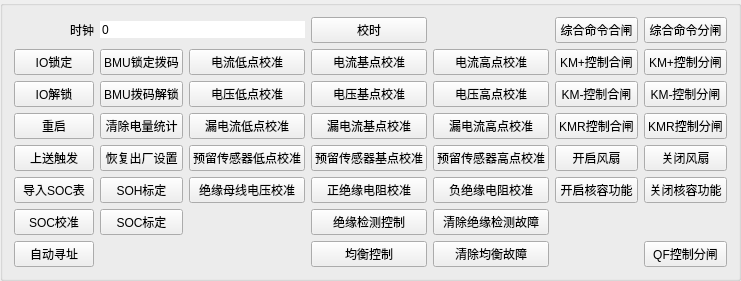
        <widget class="QGroupBox" name="groupBox">
         <property name="flat">
          <bool>true</bool>
         </property>
         <property name="checkable">
          <bool>false</bool>
         </property>
         <layout class="QGridLayout" name="gridLayout_3">
          <item row="0" column="1">
           <widget class="QLabel" name="label_1">
            <property name="layoutDirection">
             <enum>Qt::LeftToRight</enum>
            </property>
            <property name="frameShape">
             <enum>QFrame::NoFrame</enum>
            </property>
            <property name="frameShadow">
             <enum>QFrame::Plain</enum>
            </property>
            <property name="text">
             <string>时钟</string>
            </property>
            <property name="textFormat">
             <enum>Qt::PlainText</enum>
            </property>
            <property name="scaledContents">
             <bool>false</bool>
            </property>
            <property name="alignment">
             <set>Qt::AlignRight|Qt::AlignTrailing|Qt::AlignVCenter</set>
            </property>
           </widget>
          </item>
          <item row="0" column="4">
           <widget class="QPushButton" name="btnTimeAdj">
            <property name="sizePolicy">
             <sizepolicy hsizetype="Preferred" vsizetype="Fixed">
              <horstretch>0</horstretch>
              <verstretch>0</verstretch>
             </sizepolicy>
            </property>
            <property name="text">
             <string>校时</string>
            </property>
           </widget>
          </item>
          <item row="5" column="3">
           <widget class="QPushButton" name="btnRZeroAdj">
            <property name="sizePolicy">
             <sizepolicy hsizetype="Preferred" vsizetype="Fixed">
              <horstretch>0</horstretch>
              <verstretch>0</verstretch>
             </sizepolicy>
            </property>
            <property name="text">
             <string>预留传感器低点校准</string>
            </property>
           </widget>
          </item>
          <item row="3" column="3">
           <widget class="QPushButton" name="btnIleakZeroAdj">
            <property name="sizePolicy">
             <sizepolicy hsizetype="Preferred" vsizetype="Fixed">
              <horstretch>0</horstretch>
              <verstretch>0</verstretch>
             </sizepolicy>
            </property>
            <property name="text">
             <string>漏电流低点校准</string>
            </property>
           </widget>
          </item>
          <item row="7" column="5">
           <widget class="QPushButton" name="btnRClrErr">
            <property name="sizePolicy">
             <sizepolicy hsizetype="Preferred" vsizetype="Fixed">
              <horstretch>0</horstretch>
              <verstretch>0</verstretch>
             </sizepolicy>
            </property>
            <property name="text">
             <string>清除绝缘检测故障</string>
            </property>
           </widget>
          </item>
          <item row="1" column="3">
           <widget class="QPushButton" name="btnIZeroAdj">
            <property name="sizePolicy">
             <sizepolicy hsizetype="Preferred" vsizetype="Fixed">
              <horstretch>0</horstretch>
              <verstretch>0</verstretch>
             </sizepolicy>
            </property>
            <property name="text">
             <string>电流低点校准</string>
            </property>
           </widget>
          </item>
          <item row="1" column="7">
           <widget class="QPushButton" name="btnKMPOFF">
            <property name="sizePolicy">
             <sizepolicy hsizetype="Preferred" vsizetype="Fixed">
              <horstretch>0</horstretch>
              <verstretch>0</verstretch>
             </sizepolicy>
            </property>
            <property name="text">
             <string>KM+控制分闸</string>
            </property>
           </widget>
          </item>
          <item row="0" column="6">
           <widget class="QPushButton" name="btnAutoKMON">
            <property name="sizePolicy">
             <sizepolicy hsizetype="Preferred" vsizetype="Fixed">
              <horstretch>0</horstretch>
              <verstretch>0</verstretch>
             </sizepolicy>
            </property>
            <property name="text">
             <string>综合命令合闸</string>
            </property>
           </widget>
          </item>
          <item row="3" column="4">
           <widget class="QPushButton" name="btnIleakBaseAdj">
            <property name="sizePolicy">
             <sizepolicy hsizetype="Preferred" vsizetype="Fixed">
              <horstretch>0</horstretch>
              <verstretch>0</verstretch>
             </sizepolicy>
            </property>
            <property name="text">
             <string>漏电流基点校准</string>
            </property>
           </widget>
          </item>
          <item row="9" column="4">
           <widget class="QPushButton" name="btnBalance">
            <property name="sizePolicy">
             <sizepolicy hsizetype="Preferred" vsizetype="Fixed">
              <horstretch>0</horstretch>
              <verstretch>0</verstretch>
             </sizepolicy>
            </property>
            <property name="text">
             <string>均衡控制</string>
            </property>
           </widget>
          </item>
          <item row="3" column="6">
           <widget class="QPushButton" name="btnKMRON">
            <property name="sizePolicy">
             <sizepolicy hsizetype="Preferred" vsizetype="Fixed">
              <horstretch>0</horstretch>
              <verstretch>0</verstretch>
             </sizepolicy>
            </property>
            <property name="text">
             <string>KMR控制合闸</string>
            </property>
           </widget>
          </item>
          <item row="2" column="7">
           <widget class="QPushButton" name="btnKMNOFF">
            <property name="sizePolicy">
             <sizepolicy hsizetype="Preferred" vsizetype="Fixed">
              <horstretch>0</horstretch>
              <verstretch>0</verstretch>
             </sizepolicy>
            </property>
            <property name="text">
             <string>KM-控制分闸</string>
            </property>
           </widget>
          </item>
          <item row="5" column="2">
           <widget class="QPushButton" name="btnResetDef">
            <property name="sizePolicy">
             <sizepolicy hsizetype="Preferred" vsizetype="Fixed">
              <horstretch>0</horstretch>
              <verstretch>0</verstretch>
             </sizepolicy>
            </property>
            <property name="text">
             <string>恢复出厂设置</string>
            </property>
           </widget>
          </item>
          <item row="7" column="1">
           <widget class="QPushButton" name="btnAdjSOC">
            <property name="sizePolicy">
             <sizepolicy hsizetype="Preferred" vsizetype="Fixed">
              <horstretch>0</horstretch>
              <verstretch>0</verstretch>
             </sizepolicy>
            </property>
            <property name="text">
             <string>SOC校准</string>
            </property>
           </widget>
          </item>
          <item row="2" column="4">
           <widget class="QPushButton" name="btnUBaseAdj">
            <property name="sizePolicy">
             <sizepolicy hsizetype="Preferred" vsizetype="Fixed">
              <horstretch>0</horstretch>
              <verstretch>0</verstretch>
             </sizepolicy>
            </property>
            <property name="text">
             <string>电压基点校准</string>
            </property>
           </widget>
          </item>
          <item row="6" column="5">
           <widget class="QPushButton" name="btnRnAdj">
            <property name="sizePolicy">
             <sizepolicy hsizetype="Preferred" vsizetype="Fixed">
              <horstretch>0</horstretch>
              <verstretch>0</verstretch>
             </sizepolicy>
            </property>
            <property name="text">
             <string>负绝缘电阻校准</string>
            </property>
           </widget>
          </item>
          <item row="1" column="1">
           <widget class="QPushButton" name="btnIOlock">
            <property name="sizePolicy">
             <sizepolicy hsizetype="Preferred" vsizetype="Fixed">
              <horstretch>0</horstretch>
              <verstretch>0</verstretch>
             </sizepolicy>
            </property>
            <property name="text">
             <string>IO锁定</string>
            </property>
           </widget>
          </item>
          <item row="6" column="2">
           <widget class="QPushButton" name="btnSetSOH">
            <property name="sizePolicy">
             <sizepolicy hsizetype="Preferred" vsizetype="Fixed">
              <horstretch>0</horstretch>
              <verstretch>0</verstretch>
             </sizepolicy>
            </property>
            <property name="text">
             <string>SOH标定</string>
            </property>
           </widget>
          </item>
          <item row="1" column="2">
           <widget class="QPushButton" name="btnBMULock">
            <property name="sizePolicy">
             <sizepolicy hsizetype="Preferred" vsizetype="Fixed">
              <horstretch>0</horstretch>
              <verstretch>0</verstretch>
             </sizepolicy>
            </property>
            <property name="text">
             <string>BMU锁定拨码</string>
            </property>
           </widget>
          </item>
          <item row="6" column="3">
           <widget class="QPushButton" name="btnRUAdj">
            <property name="sizePolicy">
             <sizepolicy hsizetype="Preferred" vsizetype="Fixed">
              <horstretch>0</horstretch>
              <verstretch>0</verstretch>
             </sizepolicy>
            </property>
            <property name="text">
             <string>绝缘母线电压校准</string>
            </property>
           </widget>
          </item>
          <item row="2" column="6">
           <widget class="QPushButton" name="btnKMNON">
            <property name="sizePolicy">
             <sizepolicy hsizetype="Preferred" vsizetype="Fixed">
              <horstretch>0</horstretch>
              <verstretch>0</verstretch>
             </sizepolicy>
            </property>
            <property name="text">
             <string>KM-控制合闸</string>
            </property>
           </widget>
          </item>
          <item row="7" column="4">
           <widget class="QPushButton" name="btnRCtrl">
            <property name="sizePolicy">
             <sizepolicy hsizetype="Preferred" vsizetype="Fixed">
              <horstretch>0</horstretch>
              <verstretch>0</verstretch>
             </sizepolicy>
            </property>
            <property name="text">
             <string>绝缘检测控制</string>
            </property>
           </widget>
          </item>
          <item row="2" column="2">
           <widget class="QPushButton" name="btnBMUUnlock">
            <property name="sizePolicy">
             <sizepolicy hsizetype="Preferred" vsizetype="Fixed">
              <horstretch>0</horstretch>
              <verstretch>0</verstretch>
             </sizepolicy>
            </property>
            <property name="text">
             <string>BMU拨码解锁</string>
            </property>
           </widget>
          </item>
          <item row="5" column="1">
           <widget class="QPushButton" name="btnUploadTrig">
            <property name="sizePolicy">
             <sizepolicy hsizetype="Preferred" vsizetype="Fixed">
              <horstretch>0</horstretch>
              <verstretch>0</verstretch>
             </sizepolicy>
            </property>
            <property name="text">
             <string>上送触发</string>
            </property>
           </widget>
          </item>
          <item row="3" column="1">
           <widget class="QToolButton" name="btnReboot">
            <property name="sizePolicy">
             <sizepolicy hsizetype="Preferred" vsizetype="Preferred">
              <horstretch>0</horstretch>
              <verstretch>0</verstretch>
             </sizepolicy>
            </property>
            <property name="text">
             <string>重启</string>
            </property>
            <property name="popupMode">
             <enum>QToolButton::InstantPopup</enum>
            </property>
            <property name="toolButtonStyle">
             <enum>Qt::ToolButtonTextOnly</enum>
            </property>
           </widget>
          </item>
          <item row="1" column="6">
           <widget class="QPushButton" name="btnKMPON">
            <property name="sizePolicy">
             <sizepolicy hsizetype="Preferred" vsizetype="Fixed">
              <horstretch>0</horstretch>
              <verstretch>0</verstretch>
             </sizepolicy>
            </property>
            <property name="text">
             <string>KM+控制合闸</string>
            </property>
           </widget>
          </item>
          <item row="3" column="7">
           <widget class="QPushButton" name="btnKMROFF">
            <property name="sizePolicy">
             <sizepolicy hsizetype="Preferred" vsizetype="Fixed">
              <horstretch>0</horstretch>
              <verstretch>0</verstretch>
             </sizepolicy>
            </property>
            <property name="text">
             <string>KMR控制分闸</string>
            </property>
           </widget>
          </item>
          <item row="2" column="5">
           <widget class="QPushButton" name="btnUFullAdj">
            <property name="sizePolicy">
             <sizepolicy hsizetype="Preferred" vsizetype="Fixed">
              <horstretch>0</horstretch>
              <verstretch>0</verstretch>
             </sizepolicy>
            </property>
            <property name="text">
             <string>电压高点校准</string>
            </property>
           </widget>
          </item>
          <item row="6" column="4">
           <widget class="QPushButton" name="btnRpAdj">
            <property name="sizePolicy">
             <sizepolicy hsizetype="Preferred" vsizetype="Fixed">
              <horstretch>0</horstretch>
              <verstretch>0</verstretch>
             </sizepolicy>
            </property>
            <property name="text">
             <string>正绝缘电阻校准</string>
            </property>
           </widget>
          </item>
          <item row="0" column="7">
           <widget class="QPushButton" name="btnAutoKMOFF">
            <property name="sizePolicy">
             <sizepolicy hsizetype="Preferred" vsizetype="Fixed">
              <horstretch>0</horstretch>
              <verstretch>0</verstretch>
             </sizepolicy>
            </property>
            <property name="text">
             <string>综合命令分闸</string>
            </property>
           </widget>
          </item>
          <item row="5" column="5">
           <widget class="QPushButton" name="btnRFullAdj">
            <property name="sizePolicy">
             <sizepolicy hsizetype="Preferred" vsizetype="Fixed">
              <horstretch>0</horstretch>
              <verstretch>0</verstretch>
             </sizepolicy>
            </property>
            <property name="text">
             <string>预留传感器高点校准</string>
            </property>
           </widget>
          </item>
          <item row="2" column="3">
           <widget class="QPushButton" name="btnUZeroAdj">
            <property name="sizePolicy">
             <sizepolicy hsizetype="Preferred" vsizetype="Fixed">
              <horstretch>0</horstretch>
              <verstretch>0</verstretch>
             </sizepolicy>
            </property>
            <property name="text">
             <string>电压低点校准</string>
            </property>
           </widget>
          </item>
          <item row="3" column="5">
           <widget class="QPushButton" name="btnIleakFullAdj">
            <property name="sizePolicy">
             <sizepolicy hsizetype="Preferred" vsizetype="Fixed">
              <horstretch>0</horstretch>
              <verstretch>0</verstretch>
             </sizepolicy>
            </property>
            <property name="text">
             <string>漏电流高点校准</string>
            </property>
           </widget>
          </item>
          <item row="5" column="4">
           <widget class="QPushButton" name="btnRBaseAdj">
            <property name="sizePolicy">
             <sizepolicy hsizetype="Preferred" vsizetype="Fixed">
              <horstretch>0</horstretch>
              <verstretch>0</verstretch>
             </sizepolicy>
            </property>
            <property name="text">
             <string>预留传感器基点校准</string>
            </property>
           </widget>
          </item>
          <item row="2" column="1">
           <widget class="QPushButton" name="btnIOunlock">
            <property name="sizePolicy">
             <sizepolicy hsizetype="Preferred" vsizetype="Fixed">
              <horstretch>0</horstretch>
              <verstretch>0</verstretch>
             </sizepolicy>
            </property>
            <property name="text">
             <string>IO解锁</string>
            </property>
           </widget>
          </item>
          <item row="3" column="2">
           <widget class="QPushButton" name="btnClearEng">
            <property name="sizePolicy">
             <sizepolicy hsizetype="Preferred" vsizetype="Fixed">
              <horstretch>0</horstretch>
              <verstretch>0</verstretch>
             </sizepolicy>
            </property>
            <property name="text">
             <string>清除电量统计</string>
            </property>
           </widget>
          </item>
          <item row="1" column="4">
           <widget class="QPushButton" name="btnIBaseAdj">
            <property name="sizePolicy">
             <sizepolicy hsizetype="Preferred" vsizetype="Fixed">
              <horstretch>0</horstretch>
              <verstretch>0</verstretch>
             </sizepolicy>
            </property>
            <property name="text">
             <string>电流基点校准</string>
            </property>
           </widget>
          </item>
          <item row="5" column="6">
           <widget class="QPushButton" name="btnFanON">
            <property name="sizePolicy">
             <sizepolicy hsizetype="Preferred" vsizetype="Fixed">
              <horstretch>0</horstretch>
              <verstretch>0</verstretch>
             </sizepolicy>
            </property>
            <property name="text">
             <string>开启风扇</string>
            </property>
           </widget>
          </item>
          <item row="9" column="5">
           <widget class="QPushButton" name="btnBalClrErr">
            <property name="sizePolicy">
             <sizepolicy hsizetype="Preferred" vsizetype="Fixed">
              <horstretch>0</horstretch>
              <verstretch>0</verstretch>
             </sizepolicy>
            </property>
            <property name="text">
             <string>清除均衡故障</string>
            </property>
           </widget>
          </item>
          <item row="6" column="1">
           <widget class="QPushButton" name="btnImportSOC">
            <property name="sizePolicy">
             <sizepolicy hsizetype="Preferred" vsizetype="Fixed">
              <horstretch>0</horstretch>
              <verstretch>0</verstretch>
             </sizepolicy>
            </property>
            <property name="text">
             <string>导入SOC表</string>
            </property>
           </widget>
          </item>
          <item row="1" column="5">
           <widget class="QPushButton" name="btnIFullAdj">
            <property name="sizePolicy">
             <sizepolicy hsizetype="Preferred" vsizetype="Fixed">
              <horstretch>0</horstretch>
              <verstretch>0</verstretch>
             </sizepolicy>
            </property>
            <property name="text">
             <string>电流高点校准</string>
            </property>
           </widget>
          </item>
          <item row="5" column="7">
           <widget class="QPushButton" name="btnFanOFF">
            <property name="sizePolicy">
             <sizepolicy hsizetype="Preferred" vsizetype="Fixed">
              <horstretch>0</horstretch>
              <verstretch>0</verstretch>
             </sizepolicy>
            </property>
            <property name="text">
             <string>关闭风扇</string>
            </property>
           </widget>
          </item>
          <item row="7" column="2">
           <widget class="QPushButton" name="btnSetSOC">
            <property name="sizePolicy">
             <sizepolicy hsizetype="Preferred" vsizetype="Fixed">
              <horstretch>0</horstretch>
              <verstretch>0</verstretch>
             </sizepolicy>
            </property>
            <property name="text">
             <string>SOC标定</string>
            </property>
           </widget>
          </item>
          <item row="0" column="2" colspan="2">
           <widget class="MyTimeSpinBox" name="sysTime">
            <property name="focusPolicy">
             <enum>Qt::NoFocus</enum>
            </property>
            <property name="wrapping">
             <bool>false</bool>
            </property>
            <property name="frame">
             <bool>false</bool>
            </property>
            <property name="readOnly">
             <bool>true</bool>
            </property>
            <property name="buttonSymbols">
             <enum>QAbstractSpinBox::NoButtons</enum>
            </property>
            <property name="specialValueText">
             <string/>
            </property>
            <property name="keyboardTracking">
             <bool>false</bool>
            </property>
            <property name="prefix">
             <string/>
            </property>
            <property name="suffix">
             <string/>
            </property>
            <property name="decimals">
             <number>0</number>
            </property>
            <property name="maximum">
             <double>10000000000000000000.000000000000000</double>
            </property>
           </widget>
          </item>
          <item row="9" column="7">
           <widget class="QPushButton" name="btnQFOFF">
            <property name="sizePolicy">
             <sizepolicy hsizetype="Preferred" vsizetype="Fixed">
              <horstretch>0</horstretch>
              <verstretch>0</verstretch>
             </sizepolicy>
            </property>
            <property name="text">
             <string>QF控制分闸</string>
            </property>
           </widget>
          </item>
          <item row="6" column="6">
           <widget class="QPushButton" name="btnHeRongON">
            <property name="sizePolicy">
             <sizepolicy hsizetype="Preferred" vsizetype="Fixed">
              <horstretch>0</horstretch>
              <verstretch>0</verstretch>
             </sizepolicy>
            </property>
            <property name="text">
             <string>开启核容功能</string>
            </property>
           </widget>
          </item>
          <item row="6" column="7">
           <widget class="QPushButton" name="btnHeRongOFF">
            <property name="sizePolicy">
             <sizepolicy hsizetype="Preferred" vsizetype="Fixed">
              <horstretch>0</horstretch>
              <verstretch>0</verstretch>
             </sizepolicy>
            </property>
            <property name="text">
             <string>关闭核容功能</string>
            </property>
           </widget>
          </item>
          <item row="9" column="1">
           <widget class="QPushButton" name="AutoFindAddr">
            <property name="sizePolicy">
             <sizepolicy hsizetype="Preferred" vsizetype="Fixed">
              <horstretch>0</horstretch>
              <verstretch>0</verstretch>
             </sizepolicy>
            </property>
            <property name="text">
             <string>自动寻址</string>
            </property>
           </widget>
          </item>
         </layout>
        </widget>
